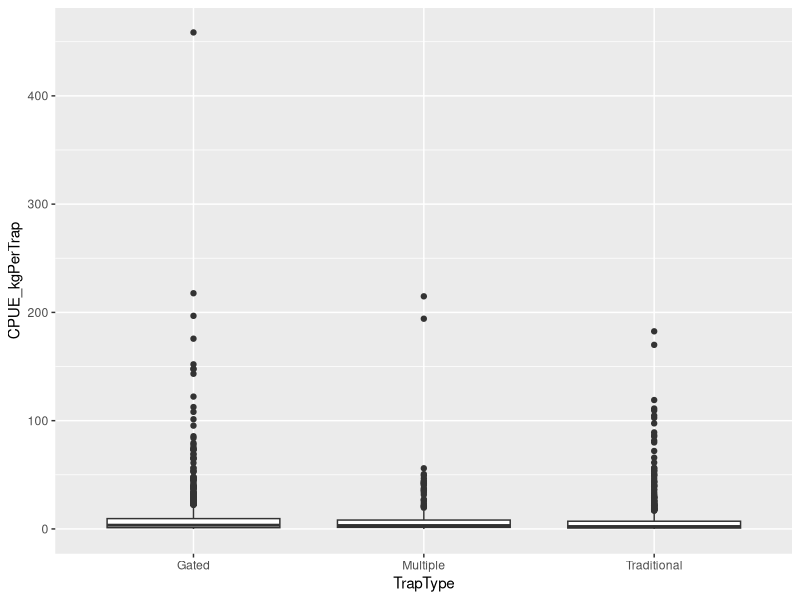
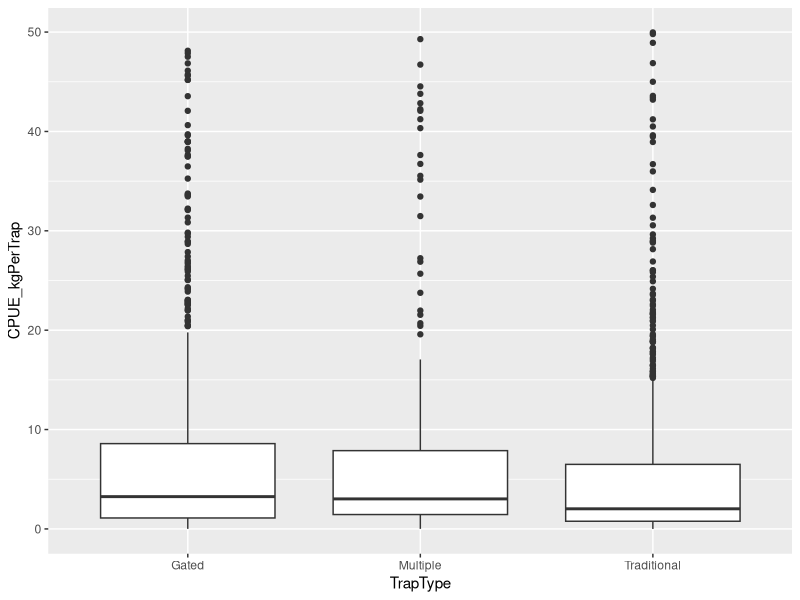
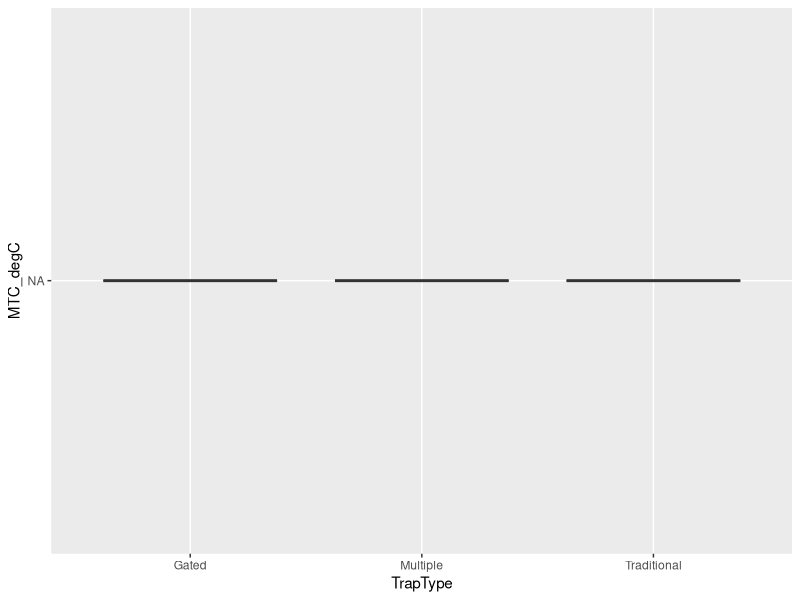

These figures' R source, in order:
##  Escape gaps contribute to ecosystem health and food security in an artisanal coral
##    reef trap fishery.

##  Bryan P. Galligan, S.J. (JENA)
##  Austin Humphries (URI)
##  Tim McClanahan (WCS)

## Project TOC:
##    01 Data Cleaning
##    02 Adding Life History Values Using FishLife
##    03 Calculating Functional Diversity Indices
##    04 Data Exploration

## Script Title:
##    04 Data Exploration

## Script TOC:
##    4.1 Load packages and data

## Last update: 18 Apr 22

# This script explores the data to avoid common statistical errors, following the procedures
# outlined by Zuur et al. (2010).




##### 4.1 Load packages and data #####

# Load packages
library(readr)
library(ggplot2)

# Load data
TripData <- read_csv("03_FunctionalDiversity_Out/TripData_GatedTraps_Galligan.csv",
  col_types = cols(...1 = col_skip()))
SpeciesData <- read_csv("02_FishLife_Out/SpeciesData_GatedTraps_Galligan.csv")
CatchData <- read_csv("02_FishLife_Out/CatchData_GatedTraps_Galligan.csv")




##### 4.2 Outliers #####

# CPUE_kgPerTrap
ggplot(data = TripData, mapping = aes(x = TrapType, y = CPUE_kgPerTrap)) +
  geom_boxplot()

# Remove all trips with CPUE greater than 50 kg per trap
TripData_NoOutliers <- subset(TripData, TripData$CPUE_kgPerTrap <= 50)

# CPUE with outliers removed
ggplot(data = TripData_NoOutliers, mapping = aes(x = TrapType, y = CPUE_kgPerTrap)) +
  geom_boxplot()

# MTC_degC
ggplot(data = TripData, mapping = aes(x = TrapType, y = MTC_degC)) +
  geom_boxplot()

TripData_Cold <- subset(TripData, TripData$MTC_degC <= 20)








